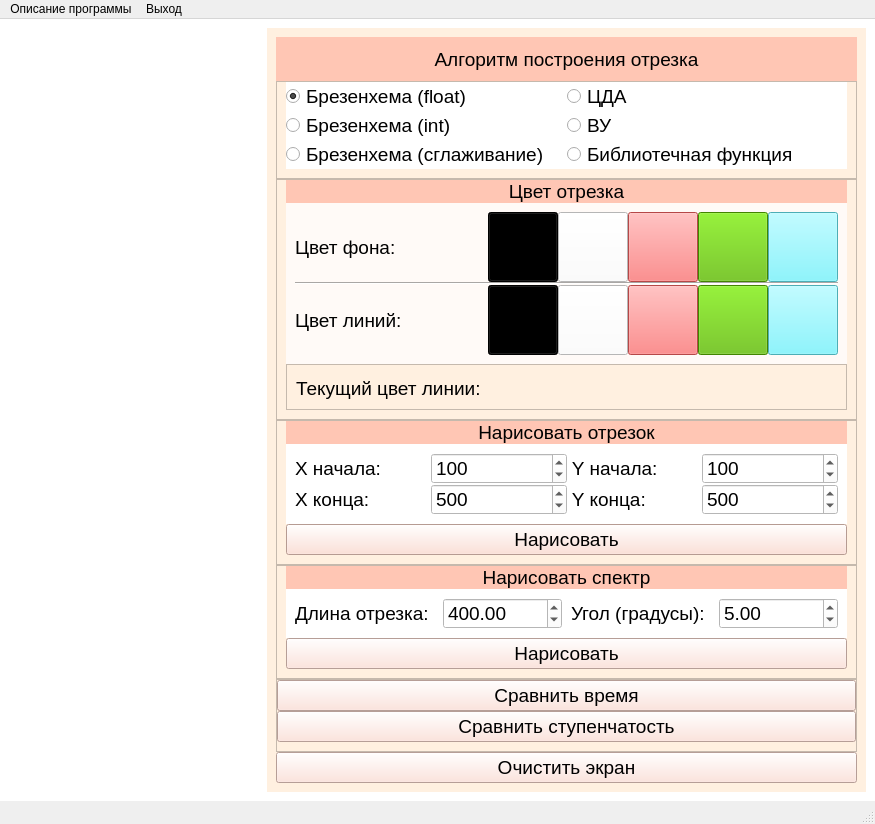
<?xml version="1.0" encoding="UTF-8"?>
<ui version="4.0">
 <class>MainWindow</class>
 <widget class="QMainWindow" name="MainWindow">
  <property name="geometry">
   <rect>
    <x>0</x>
    <y>0</y>
    <width>875</width>
    <height>824</height>
   </rect>
  </property>
  <property name="windowTitle">
   <string>MainWindow</string>
  </property>
  <widget class="QWidget" name="centralwidget">
   <property name="styleSheet">
    <string notr="true">background-color: rgb(255, 255, 255);</string>
   </property>
   <layout class="QHBoxLayout" name="horizontalLayout_8">
    <property name="spacing">
     <number>0</number>
    </property>
    <property name="sizeConstraint">
     <enum>QLayout::SetDefaultConstraint</enum>
    </property>
    <item>
     <widget class="QLabel" name="canvas_lbl">
      <property name="text">
       <string/>
      </property>
     </widget>
    </item>
    <item>
     <widget class="QWidget" name="acts" native="true">
      <property name="sizePolicy">
       <sizepolicy hsizetype="Fixed" vsizetype="Preferred">
        <horstretch>0</horstretch>
        <verstretch>0</verstretch>
       </sizepolicy>
      </property>
      <property name="font">
       <font>
        <pointsize>14</pointsize>
       </font>
      </property>
      <property name="styleSheet">
       <string notr="true">background-color: rgb(255, 240, 224);</string>
      </property>
      <layout class="QVBoxLayout" name="verticalLayout_7">
       <property name="spacing">
        <number>0</number>
       </property>
       <item>
        <widget class="QLabel" name="label">
         <property name="font">
          <font>
           <pointsize>14</pointsize>
          </font>
         </property>
         <property name="styleSheet">
          <string notr="true">background-color: rgb(255, 198, 180);</string>
         </property>
         <property name="text">
          <string>Алгоритм построения отрезка</string>
         </property>
         <property name="alignment">
          <set>Qt::AlignCenter</set>
         </property>
        </widget>
       </item>
       <item>
        <widget class="QFrame" name="frame_2">
         <property name="font">
          <font>
           <pointsize>14</pointsize>
          </font>
         </property>
         <property name="frameShape">
          <enum>QFrame::StyledPanel</enum>
         </property>
         <property name="frameShadow">
          <enum>QFrame::Raised</enum>
         </property>
         <layout class="QVBoxLayout" name="verticalLayout_11">
          <property name="spacing">
           <number>0</number>
          </property>
          <property name="topMargin">
           <number>0</number>
          </property>
          <property name="bottomMargin">
           <number>9</number>
          </property>
          <item>
           <widget class="QWidget" name="algos_wgt" native="true">
            <property name="font">
             <font>
              <pointsize>14</pointsize>
             </font>
            </property>
            <property name="styleSheet">
             <string notr="true">background-color: rgb(255, 255, 255);</string>
            </property>
            <layout class="QHBoxLayout" name="horizontalLayout">
             <property name="spacing">
              <number>0</number>
             </property>
             <property name="leftMargin">
              <number>0</number>
             </property>
             <property name="topMargin">
              <number>0</number>
             </property>
             <property name="rightMargin">
              <number>0</number>
             </property>
             <property name="bottomMargin">
              <number>0</number>
             </property>
             <item>
              <layout class="QVBoxLayout" name="verticalLayout_2">
               <item>
                <widget class="QRadioButton" name="brezf_rb">
                 <property name="font">
                  <font>
                   <pointsize>14</pointsize>
                  </font>
                 </property>
                 <property name="text">
                  <string>Брезенхема (float)</string>
                 </property>
                 <property name="checked">
                  <bool>true</bool>
                 </property>
                 <attribute name="buttonGroup">
                  <string notr="true">algos_btn_gp</string>
                 </attribute>
                </widget>
               </item>
               <item>
                <widget class="QRadioButton" name="brezint_rb">
                 <property name="font">
                  <font>
                   <pointsize>14</pointsize>
                  </font>
                 </property>
                 <property name="text">
                  <string>Брезенхема (int)</string>
                 </property>
                 <attribute name="buttonGroup">
                  <string notr="true">algos_btn_gp</string>
                 </attribute>
                </widget>
               </item>
               <item>
                <widget class="QRadioButton" name="brezs_rb">
                 <property name="font">
                  <font>
                   <pointsize>14</pointsize>
                  </font>
                 </property>
                 <property name="text">
                  <string>Брезенхема (сглаживание)</string>
                 </property>
                 <attribute name="buttonGroup">
                  <string notr="true">algos_btn_gp</string>
                 </attribute>
                </widget>
               </item>
              </layout>
             </item>
             <item>
              <layout class="QVBoxLayout" name="verticalLayout">
               <item>
                <widget class="QRadioButton" name="dda_rb">
                 <property name="font">
                  <font>
                   <pointsize>14</pointsize>
                  </font>
                 </property>
                 <property name="text">
                  <string>ЦДА</string>
                 </property>
                 <attribute name="buttonGroup">
                  <string notr="true">algos_btn_gp</string>
                 </attribute>
                </widget>
               </item>
               <item>
                <widget class="QRadioButton" name="wu_rb">
                 <property name="font">
                  <font>
                   <pointsize>14</pointsize>
                  </font>
                 </property>
                 <property name="text">
                  <string>ВУ</string>
                 </property>
                 <attribute name="buttonGroup">
                  <string notr="true">algos_btn_gp</string>
                 </attribute>
                </widget>
               </item>
               <item>
                <widget class="QRadioButton" name="lib_rb">
                 <property name="font">
                  <font>
                   <pointsize>14</pointsize>
                  </font>
                 </property>
                 <property name="text">
                  <string>Библиотечная функция</string>
                 </property>
                 <attribute name="buttonGroup">
                  <string notr="true">algos_btn_gp</string>
                 </attribute>
                </widget>
               </item>
              </layout>
             </item>
            </layout>
           </widget>
          </item>
         </layout>
        </widget>
       </item>
       <item>
        <widget class="QFrame" name="frame">
         <property name="font">
          <font>
           <pointsize>14</pointsize>
          </font>
         </property>
         <property name="frameShape">
          <enum>QFrame::StyledPanel</enum>
         </property>
         <property name="frameShadow">
          <enum>QFrame::Raised</enum>
         </property>
         <layout class="QVBoxLayout" name="verticalLayout_10">
          <property name="spacing">
           <number>0</number>
          </property>
          <property name="topMargin">
           <number>0</number>
          </property>
          <property name="bottomMargin">
           <number>9</number>
          </property>
          <item>
           <widget class="QLabel" name="label_2">
            <property name="font">
             <font>
              <pointsize>14</pointsize>
             </font>
            </property>
            <property name="styleSheet">
             <string notr="true">background-color: rgb(255, 198, 180);</string>
            </property>
            <property name="text">
             <string>Цвет отрезка</string>
            </property>
            <property name="alignment">
             <set>Qt::AlignCenter</set>
            </property>
           </widget>
          </item>
          <item>
           <widget class="QWidget" name="color" native="true">
            <property name="font">
             <font>
              <pointsize>14</pointsize>
             </font>
            </property>
            <property name="styleSheet">
             <string notr="true">background-color: rgb(255, 250, 247);</string>
            </property>
            <layout class="QHBoxLayout" name="horizontalLayout_5">
             <property name="spacing">
              <number>0</number>
             </property>
             <item>
              <layout class="QVBoxLayout" name="verticalLayout_8">
               <item>
                <widget class="QLabel" name="label_3">
                 <property name="sizePolicy">
                  <sizepolicy hsizetype="MinimumExpanding" vsizetype="Preferred">
                   <horstretch>0</horstretch>
                   <verstretch>0</verstretch>
                  </sizepolicy>
                 </property>
                 <property name="font">
                  <font>
                   <pointsize>14</pointsize>
                  </font>
                 </property>
                 <property name="text">
                  <string>Цвет фона: </string>
                 </property>
                </widget>
               </item>
               <item>
                <widget class="Line" name="line">
                 <property name="font">
                  <font>
                   <pointsize>14</pointsize>
                  </font>
                 </property>
                 <property name="orientation">
                  <enum>Qt::Horizontal</enum>
                 </property>
                </widget>
               </item>
               <item>
                <widget class="QLabel" name="label_4">
                 <property name="sizePolicy">
                  <sizepolicy hsizetype="MinimumExpanding" vsizetype="Preferred">
                   <horstretch>0</horstretch>
                   <verstretch>0</verstretch>
                  </sizepolicy>
                 </property>
                 <property name="font">
                  <font>
                   <pointsize>14</pointsize>
                  </font>
                 </property>
                 <property name="text">
                  <string>Цвет линий: </string>
                 </property>
                </widget>
               </item>
              </layout>
             </item>
             <item>
              <layout class="QVBoxLayout" name="verticalLayout_9">
               <item>
                <layout class="QHBoxLayout" name="horizontalLayout_2">
                 <property name="spacing">
                  <number>0</number>
                 </property>
                 <item>
                  <widget class="QToolButton" name="black_bg_btn">
                   <property name="sizePolicy">
                    <sizepolicy hsizetype="Preferred" vsizetype="Preferred">
                     <horstretch>0</horstretch>
                     <verstretch>0</verstretch>
                    </sizepolicy>
                   </property>
                   <property name="minimumSize">
                    <size>
                     <width>70</width>
                     <height>70</height>
                    </size>
                   </property>
                   <property name="font">
                    <font>
                     <pointsize>14</pointsize>
                    </font>
                   </property>
                   <property name="styleSheet">
                    <string notr="true">background-color: rgb(0, 0, 0);</string>
                   </property>
                   <property name="text">
                    <string/>
                   </property>
                   <attribute name="buttonGroup">
                    <string notr="true">background_color_btn_gp</string>
                   </attribute>
                  </widget>
                 </item>
                 <item>
                  <widget class="QToolButton" name="white_bg_btn">
                   <property name="sizePolicy">
                    <sizepolicy hsizetype="Preferred" vsizetype="Preferred">
                     <horstretch>0</horstretch>
                     <verstretch>0</verstretch>
                    </sizepolicy>
                   </property>
                   <property name="minimumSize">
                    <size>
                     <width>70</width>
                     <height>70</height>
                    </size>
                   </property>
                   <property name="font">
                    <font>
                     <pointsize>14</pointsize>
                    </font>
                   </property>
                   <property name="styleSheet">
                    <string notr="true">background-color: rgb(255, 255, 255);</string>
                   </property>
                   <property name="text">
                    <string/>
                   </property>
                   <attribute name="buttonGroup">
                    <string notr="true">background_color_btn_gp</string>
                   </attribute>
                  </widget>
                 </item>
                 <item>
                  <widget class="QToolButton" name="red_bg_btn">
                   <property name="sizePolicy">
                    <sizepolicy hsizetype="Preferred" vsizetype="Preferred">
                     <horstretch>0</horstretch>
                     <verstretch>0</verstretch>
                    </sizepolicy>
                   </property>
                   <property name="minimumSize">
                    <size>
                     <width>70</width>
                     <height>70</height>
                    </size>
                   </property>
                   <property name="font">
                    <font>
                     <pointsize>14</pointsize>
                    </font>
                   </property>
                   <property name="styleSheet">
                    <string notr="true">background-color: rgb(255, 101, 101);</string>
                   </property>
                   <property name="text">
                    <string/>
                   </property>
                   <attribute name="buttonGroup">
                    <string notr="true">background_color_btn_gp</string>
                   </attribute>
                  </widget>
                 </item>
                 <item>
                  <widget class="QToolButton" name="green_bg_btn">
                   <property name="sizePolicy">
                    <sizepolicy hsizetype="Preferred" vsizetype="Preferred">
                     <horstretch>0</horstretch>
                     <verstretch>0</verstretch>
                    </sizepolicy>
                   </property>
                   <property name="minimumSize">
                    <size>
                     <width>70</width>
                     <height>70</height>
                    </size>
                   </property>
                   <property name="font">
                    <font>
                     <pointsize>14</pointsize>
                    </font>
                   </property>
                   <property name="styleSheet">
                    <string notr="true">background-color: rgb(93, 186, 0);</string>
                   </property>
                   <property name="text">
                    <string/>
                   </property>
                   <attribute name="buttonGroup">
                    <string notr="true">background_color_btn_gp</string>
                   </attribute>
                  </widget>
                 </item>
                 <item>
                  <widget class="QToolButton" name="blue_bg_btn">
                   <property name="sizePolicy">
                    <sizepolicy hsizetype="Preferred" vsizetype="Preferred">
                     <horstretch>0</horstretch>
                     <verstretch>0</verstretch>
                    </sizepolicy>
                   </property>
                   <property name="minimumSize">
                    <size>
                     <width>70</width>
                     <height>70</height>
                    </size>
                   </property>
                   <property name="font">
                    <font>
                     <pointsize>14</pointsize>
                    </font>
                   </property>
                   <property name="styleSheet">
                    <string notr="true">background-color: rgb(106, 243, 255);</string>
                   </property>
                   <property name="text">
                    <string/>
                   </property>
                   <attribute name="buttonGroup">
                    <string notr="true">background_color_btn_gp</string>
                   </attribute>
                  </widget>
                 </item>
                </layout>
               </item>
               <item>
                <widget class="Line" name="line_2">
                 <property name="font">
                  <font>
                   <pointsize>14</pointsize>
                  </font>
                 </property>
                 <property name="orientation">
                  <enum>Qt::Horizontal</enum>
                 </property>
                </widget>
               </item>
               <item>
                <layout class="QHBoxLayout" name="horizontalLayout_3">
                 <property name="spacing">
                  <number>0</number>
                 </property>
                 <item>
                  <widget class="QToolButton" name="black_line_btn">
                   <property name="sizePolicy">
                    <sizepolicy hsizetype="Preferred" vsizetype="Preferred">
                     <horstretch>0</horstretch>
                     <verstretch>0</verstretch>
                    </sizepolicy>
                   </property>
                   <property name="minimumSize">
                    <size>
                     <width>70</width>
                     <height>70</height>
                    </size>
                   </property>
                   <property name="font">
                    <font>
                     <pointsize>14</pointsize>
                    </font>
                   </property>
                   <property name="styleSheet">
                    <string notr="true">background-color: rgb(0, 0, 0);</string>
                   </property>
                   <property name="text">
                    <string/>
                   </property>
                  </widget>
                 </item>
                 <item>
                  <widget class="QToolButton" name="white_line_btn">
                   <property name="sizePolicy">
                    <sizepolicy hsizetype="Preferred" vsizetype="Preferred">
                     <horstretch>0</horstretch>
                     <verstretch>0</verstretch>
                    </sizepolicy>
                   </property>
                   <property name="minimumSize">
                    <size>
                     <width>70</width>
                     <height>70</height>
                    </size>
                   </property>
                   <property name="font">
                    <font>
                     <pointsize>14</pointsize>
                    </font>
                   </property>
                   <property name="styleSheet">
                    <string notr="true">background-color: rgb(255, 255, 255);</string>
                   </property>
                   <property name="text">
                    <string/>
                   </property>
                  </widget>
                 </item>
                 <item>
                  <widget class="QToolButton" name="red_line_btn">
                   <property name="sizePolicy">
                    <sizepolicy hsizetype="Preferred" vsizetype="Preferred">
                     <horstretch>0</horstretch>
                     <verstretch>0</verstretch>
                    </sizepolicy>
                   </property>
                   <property name="minimumSize">
                    <size>
                     <width>70</width>
                     <height>70</height>
                    </size>
                   </property>
                   <property name="font">
                    <font>
                     <pointsize>14</pointsize>
                    </font>
                   </property>
                   <property name="styleSheet">
                    <string notr="true">background-color: rgb(255, 101, 101);</string>
                   </property>
                   <property name="text">
                    <string/>
                   </property>
                  </widget>
                 </item>
                 <item>
                  <widget class="QToolButton" name="green_line_btn">
                   <property name="sizePolicy">
                    <sizepolicy hsizetype="Preferred" vsizetype="Preferred">
                     <horstretch>0</horstretch>
                     <verstretch>0</verstretch>
                    </sizepolicy>
                   </property>
                   <property name="minimumSize">
                    <size>
                     <width>70</width>
                     <height>70</height>
                    </size>
                   </property>
                   <property name="font">
                    <font>
                     <pointsize>14</pointsize>
                    </font>
                   </property>
                   <property name="styleSheet">
                    <string notr="true">background-color: rgb(93, 186, 0);</string>
                   </property>
                   <property name="text">
                    <string/>
                   </property>
                  </widget>
                 </item>
                 <item>
                  <widget class="QToolButton" name="blue_line_btn">
                   <property name="sizePolicy">
                    <sizepolicy hsizetype="Preferred" vsizetype="Preferred">
                     <horstretch>0</horstretch>
                     <verstretch>0</verstretch>
                    </sizepolicy>
                   </property>
                   <property name="minimumSize">
                    <size>
                     <width>70</width>
                     <height>70</height>
                    </size>
                   </property>
                   <property name="font">
                    <font>
                     <pointsize>14</pointsize>
                    </font>
                   </property>
                   <property name="styleSheet">
                    <string notr="true">background-color: rgb(106, 243, 255);</string>
                   </property>
                   <property name="text">
                    <string/>
                   </property>
                  </widget>
                 </item>
                </layout>
               </item>
              </layout>
             </item>
            </layout>
           </widget>
          </item>
          <item>
           <widget class="QFrame" name="frame_6">
            <property name="font">
             <font>
              <pointsize>14</pointsize>
             </font>
            </property>
            <property name="styleSheet">
             <string notr="true">background-color: rgb(255, 240, 224);</string>
            </property>
            <property name="frameShape">
             <enum>QFrame::StyledPanel</enum>
            </property>
            <property name="frameShadow">
             <enum>QFrame::Raised</enum>
            </property>
            <layout class="QVBoxLayout" name="verticalLayout_15">
             <property name="spacing">
              <number>0</number>
             </property>
             <property name="leftMargin">
              <number>0</number>
             </property>
             <property name="topMargin">
              <number>3</number>
             </property>
             <property name="rightMargin">
              <number>0</number>
             </property>
             <property name="bottomMargin">
              <number>0</number>
             </property>
             <item>
              <widget class="QWidget" name="widget_2" native="true">
               <property name="font">
                <font>
                 <pointsize>14</pointsize>
                </font>
               </property>
               <property name="styleSheet">
                <string notr="true">background-color: rgb(255, 240, 224);</string>
               </property>
               <layout class="QHBoxLayout" name="horizontalLayout_9">
                <property name="spacing">
                 <number>0</number>
                </property>
                <item>
                 <widget class="QLabel" name="label_15">
                  <property name="font">
                   <font>
                    <pointsize>14</pointsize>
                   </font>
                  </property>
                  <property name="text">
                   <string>Текущий цвет линии:   </string>
                  </property>
                 </widget>
                </item>
                <item>
                 <widget class="QLabel" name="color_line_show">
                  <property name="sizePolicy">
                   <sizepolicy hsizetype="Fixed" vsizetype="Preferred">
                    <horstretch>0</horstretch>
                    <verstretch>0</verstretch>
                   </sizepolicy>
                  </property>
                  <property name="minimumSize">
                   <size>
                    <width>75</width>
                    <height>0</height>
                   </size>
                  </property>
                  <property name="font">
                   <font>
                    <pointsize>14</pointsize>
                   </font>
                  </property>
                  <property name="styleSheet">
                   <string notr="true">border-color: rgb(0, 0, 0);</string>
                  </property>
                  <property name="text">
                   <string/>
                  </property>
                 </widget>
                </item>
                <item>
                 <spacer name="horizontalSpacer_2">
                  <property name="font">
                   <font>
                    <pointsize>14</pointsize>
                   </font>
                  </property>
                  <property name="orientation">
                   <enum>Qt::Horizontal</enum>
                  </property>
                  <property name="sizeHint" stdset="0">
                   <size>
                    <width>40</width>
                    <height>20</height>
                   </size>
                  </property>
                 </spacer>
                </item>
               </layout>
              </widget>
             </item>
            </layout>
           </widget>
          </item>
         </layout>
        </widget>
       </item>
       <item>
        <widget class="QFrame" name="frame_3">
         <property name="font">
          <font>
           <pointsize>14</pointsize>
          </font>
         </property>
         <property name="frameShape">
          <enum>QFrame::StyledPanel</enum>
         </property>
         <property name="frameShadow">
          <enum>QFrame::Raised</enum>
         </property>
         <layout class="QVBoxLayout" name="verticalLayout_12">
          <property name="spacing">
           <number>0</number>
          </property>
          <property name="topMargin">
           <number>0</number>
          </property>
          <property name="bottomMargin">
           <number>9</number>
          </property>
          <item>
           <widget class="QLabel" name="label_7">
            <property name="font">
             <font>
              <pointsize>14</pointsize>
             </font>
            </property>
            <property name="styleSheet">
             <string notr="true">background-color: rgb(255, 198, 180);</string>
            </property>
            <property name="text">
             <string>Нарисовать отрезок</string>
            </property>
            <property name="alignment">
             <set>Qt::AlignCenter</set>
            </property>
           </widget>
          </item>
          <item>
           <widget class="QWidget" name="widget" native="true">
            <property name="font">
             <font>
              <pointsize>14</pointsize>
             </font>
            </property>
            <property name="styleSheet">
             <string notr="true">background-color: rgb(255, 255, 255);</string>
            </property>
            <layout class="QHBoxLayout" name="horizontalLayout_6">
             <property name="spacing">
              <number>0</number>
             </property>
             <item>
              <layout class="QVBoxLayout" name="verticalLayout_3">
               <property name="spacing">
                <number>0</number>
               </property>
               <item>
                <widget class="QLabel" name="label_8">
                 <property name="font">
                  <font>
                   <pointsize>14</pointsize>
                  </font>
                 </property>
                 <property name="text">
                  <string>X начала: </string>
                 </property>
                </widget>
               </item>
               <item>
                <widget class="QLabel" name="label_10">
                 <property name="font">
                  <font>
                   <pointsize>14</pointsize>
                  </font>
                 </property>
                 <property name="text">
                  <string>X конца: </string>
                 </property>
                </widget>
               </item>
              </layout>
             </item>
             <item>
              <layout class="QVBoxLayout" name="verticalLayout_4">
               <property name="spacing">
                <number>0</number>
               </property>
               <item>
                <widget class="QSpinBox" name="x_beg_sb">
                 <property name="font">
                  <font>
                   <pointsize>14</pointsize>
                  </font>
                 </property>
                 <property name="maximum">
                  <number>1000000</number>
                 </property>
                 <property name="value">
                  <number>100</number>
                 </property>
                </widget>
               </item>
               <item>
                <widget class="QSpinBox" name="x_end_sb">
                 <property name="font">
                  <font>
                   <pointsize>14</pointsize>
                  </font>
                 </property>
                 <property name="maximum">
                  <number>1000000</number>
                 </property>
                 <property name="value">
                  <number>500</number>
                 </property>
                </widget>
               </item>
              </layout>
             </item>
             <item>
              <layout class="QVBoxLayout" name="verticalLayout_5">
               <property name="spacing">
                <number>0</number>
               </property>
               <item>
                <widget class="QLabel" name="label_9">
                 <property name="font">
                  <font>
                   <pointsize>14</pointsize>
                  </font>
                 </property>
                 <property name="text">
                  <string> Y начала: </string>
                 </property>
                </widget>
               </item>
               <item>
                <widget class="QLabel" name="label_11">
                 <property name="font">
                  <font>
                   <pointsize>14</pointsize>
                  </font>
                 </property>
                 <property name="text">
                  <string> Y конца: </string>
                 </property>
                </widget>
               </item>
              </layout>
             </item>
             <item>
              <layout class="QVBoxLayout" name="verticalLayout_6">
               <property name="spacing">
                <number>0</number>
               </property>
               <item>
                <widget class="QSpinBox" name="y_beg_sb">
                 <property name="font">
                  <font>
                   <pointsize>14</pointsize>
                  </font>
                 </property>
                 <property name="maximum">
                  <number>1000000</number>
                 </property>
                 <property name="value">
                  <number>100</number>
                 </property>
                </widget>
               </item>
               <item>
                <widget class="QSpinBox" name="y_end_sb">
                 <property name="font">
                  <font>
                   <pointsize>14</pointsize>
                  </font>
                 </property>
                 <property name="maximum">
                  <number>1000000</number>
                 </property>
                 <property name="singleStep">
                  <number>1</number>
                 </property>
                 <property name="value">
                  <number>500</number>
                 </property>
                </widget>
               </item>
              </layout>
             </item>
            </layout>
           </widget>
          </item>
          <item>
           <widget class="QPushButton" name="draw_line_btn">
            <property name="font">
             <font>
              <pointsize>14</pointsize>
             </font>
            </property>
            <property name="styleSheet">
             <string notr="true">background-color: rgb(255, 217, 205);</string>
            </property>
            <property name="text">
             <string>Нарисовать</string>
            </property>
           </widget>
          </item>
         </layout>
        </widget>
       </item>
       <item>
        <widget class="QFrame" name="frame_4">
         <property name="font">
          <font>
           <pointsize>14</pointsize>
          </font>
         </property>
         <property name="frameShape">
          <enum>QFrame::StyledPanel</enum>
         </property>
         <property name="frameShadow">
          <enum>QFrame::Raised</enum>
         </property>
         <layout class="QVBoxLayout" name="verticalLayout_13">
          <property name="spacing">
           <number>0</number>
          </property>
          <property name="topMargin">
           <number>0</number>
          </property>
          <property name="bottomMargin">
           <number>9</number>
          </property>
          <item>
           <widget class="QLabel" name="label_12">
            <property name="font">
             <font>
              <pointsize>14</pointsize>
             </font>
            </property>
            <property name="styleSheet">
             <string notr="true">background-color: rgb(255, 198, 180);
</string>
            </property>
            <property name="text">
             <string>Нарисовать спектр</string>
            </property>
            <property name="alignment">
             <set>Qt::AlignCenter</set>
            </property>
           </widget>
          </item>
          <item>
           <widget class="QWidget" name="widget" native="true">
            <property name="font">
             <font>
              <pointsize>14</pointsize>
             </font>
            </property>
            <property name="styleSheet">
             <string notr="true">background-color: rgb(255, 255, 255);</string>
            </property>
            <layout class="QHBoxLayout" name="horizontalLayout_7">
             <property name="spacing">
              <number>9</number>
             </property>
             <item>
              <widget class="QLabel" name="label_13">
               <property name="font">
                <font>
                 <pointsize>14</pointsize>
                </font>
               </property>
               <property name="text">
                <string>Длина отрезка: </string>
               </property>
              </widget>
             </item>
             <item>
              <widget class="QDoubleSpinBox" name="length_sb">
               <property name="font">
                <font>
                 <pointsize>14</pointsize>
                </font>
               </property>
               <property name="maximum">
                <double>100000.000000000000000</double>
               </property>
               <property name="value">
                <double>400.000000000000000</double>
               </property>
              </widget>
             </item>
             <item>
              <widget class="QLabel" name="label_14">
               <property name="font">
                <font>
                 <pointsize>14</pointsize>
                </font>
               </property>
               <property name="text">
                <string>Угол (градусы): </string>
               </property>
              </widget>
             </item>
             <item>
              <widget class="QDoubleSpinBox" name="angle_sb">
               <property name="font">
                <font>
                 <pointsize>14</pointsize>
                </font>
               </property>
               <property name="maximum">
                <double>100000.000000000000000</double>
               </property>
               <property name="value">
                <double>5.000000000000000</double>
               </property>
              </widget>
             </item>
            </layout>
           </widget>
          </item>
          <item>
           <widget class="QPushButton" name="draw_spectr_btn">
            <property name="font">
             <font>
              <pointsize>14</pointsize>
             </font>
            </property>
            <property name="styleSheet">
             <string notr="true">background-color: rgb(255, 221, 211);</string>
            </property>
            <property name="text">
             <string>Нарисовать</string>
            </property>
           </widget>
          </item>
         </layout>
        </widget>
       </item>
       <item>
        <widget class="QFrame" name="frame_5">
         <property name="font">
          <font>
           <pointsize>14</pointsize>
          </font>
         </property>
         <property name="frameShape">
          <enum>QFrame::StyledPanel</enum>
         </property>
         <property name="frameShadow">
          <enum>QFrame::Raised</enum>
         </property>
         <layout class="QVBoxLayout" name="verticalLayout_14">
          <property name="spacing">
           <number>0</number>
          </property>
          <property name="leftMargin">
           <number>0</number>
          </property>
          <property name="topMargin">
           <number>0</number>
          </property>
          <property name="rightMargin">
           <number>0</number>
          </property>
          <item>
           <widget class="QPushButton" name="cmp_time_btn">
            <property name="font">
             <font>
              <pointsize>14</pointsize>
             </font>
            </property>
            <property name="styleSheet">
             <string notr="true">background-color: rgb(255, 221, 211);
</string>
            </property>
            <property name="text">
             <string>Сравнить время</string>
            </property>
           </widget>
          </item>
          <item>
           <widget class="QPushButton" name="cmp_gradation_btn">
            <property name="font">
             <font>
              <pointsize>14</pointsize>
             </font>
            </property>
            <property name="styleSheet">
             <string notr="true">background-color: rgb(255, 221, 211);</string>
            </property>
            <property name="text">
             <string>Сравнить ступенчатость</string>
            </property>
           </widget>
          </item>
         </layout>
        </widget>
       </item>
       <item>
        <widget class="QPushButton" name="clear_canvas_btn">
         <property name="font">
          <font>
           <pointsize>14</pointsize>
          </font>
         </property>
         <property name="styleSheet">
          <string notr="true">background-color: rgb(255, 221, 211);</string>
         </property>
         <property name="text">
          <string>Очистить экран</string>
         </property>
        </widget>
       </item>
      </layout>
     </widget>
    </item>
   </layout>
  </widget>
  <widget class="QMenuBar" name="menubar">
   <property name="geometry">
    <rect>
     <x>0</x>
     <y>0</y>
     <width>875</width>
     <height>22</height>
    </rect>
   </property>
   <widget class="QMenu" name="info_qm">
    <property name="font">
     <font>
      <pointsize>12</pointsize>
     </font>
    </property>
    <property name="title">
     <string>Описание программы</string>
    </property>
   </widget>
   <widget class="QMenu" name="exit_pbtn">
    <property name="font">
     <font>
      <pointsize>12</pointsize>
     </font>
    </property>
    <property name="title">
     <string>Выход</string>
    </property>
   </widget>
   <addaction name="info_qm"/>
   <addaction name="exit_pbtn"/>
  </widget>
  <widget class="QStatusBar" name="statusbar">
   <property name="font">
    <font>
     <pointsize>11</pointsize>
    </font>
   </property>
  </widget>
 </widget>
 <resources/>
 <connections/>
 <buttongroups>
  <buttongroup name="background_color_btn_gp"/>
  <buttongroup name="algos_btn_gp"/>
 </buttongroups>
</ui>
